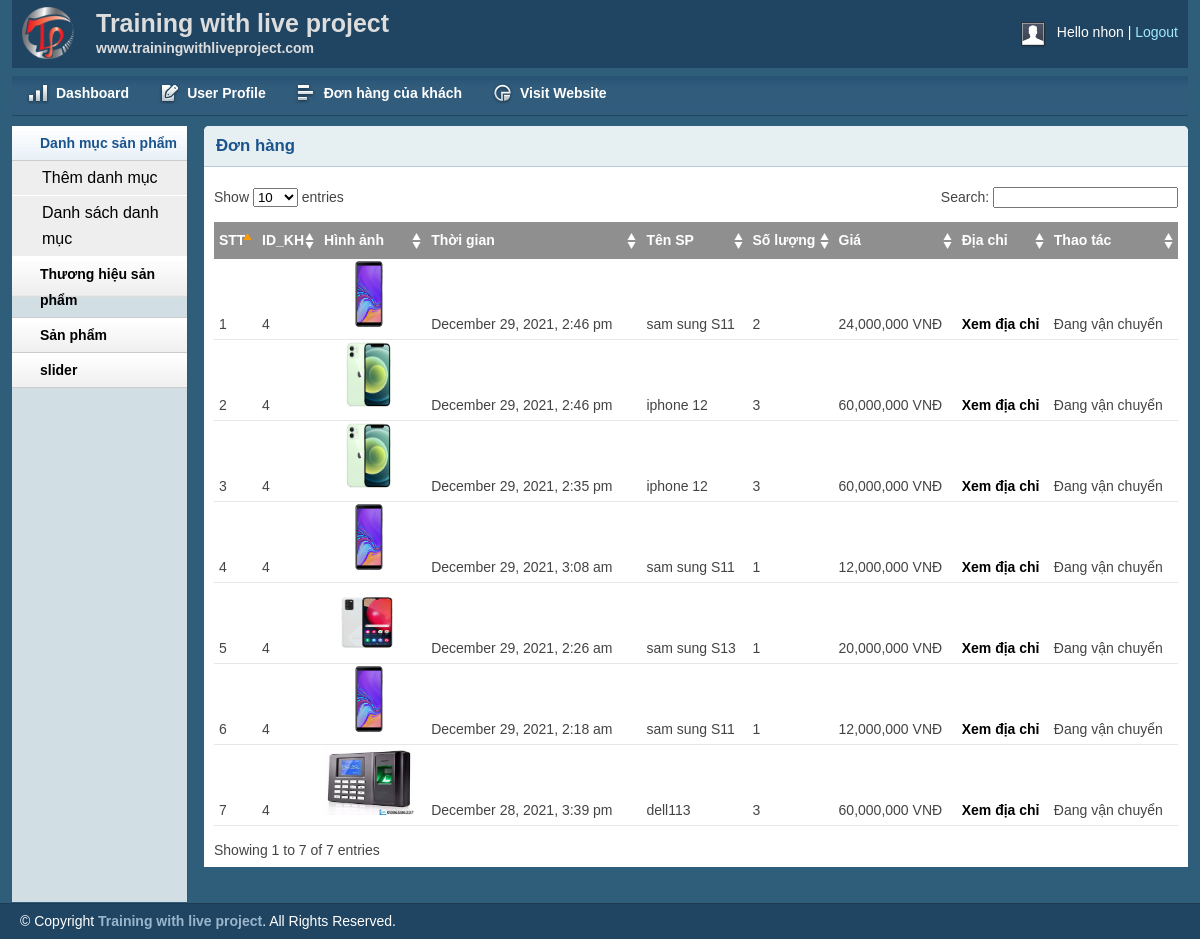
Page /admin/inbox.php (signed in) on the committed database.
### tables this page shows
CREATE TABLE IF NOT EXISTS `tbl_order` (
  `id` int(11) NOT NULL AUTO_INCREMENT,
  `productid` int(11) NOT NULL,
  `productName` varchar(255) NOT NULL,
  `customer_id` int(11) NOT NULL,
  `quantity` int(11) NOT NULL,
  `price` varchar(255) NOT NULL,
  `hinhanh` varchar(1000) NOT NULL,
  `status` int(11) NOT NULL DEFAULT '0',
  `date_order` timestamp NOT NULL DEFAULT CURRENT_TIMESTAMP,
  PRIMARY KEY (`id`)
);

### lib/database.php (called while the page is built, shortened)
<?php
Class Database  {
   public $host   = DB_HOST;
   public $user   = DB_USER;
   public $pass   = DB_PASS;
   public $dbname = DB_NAME;
   public $link;
private function connectDB(){
   $this->link = new mysqli($this->host, $this->user, $this->pass,
    $this->dbname);
 }
public function select($query){
  $result = $this->link->query($query) or
   die($this->link->error.__LINE__);
  if($result->num_rows > 0){
    return $result;
  } else {
    return false;
  }
 }
}

### classes/category.php (called while the page is built, shortened)
<?php
$filepath = realpath(dirname(__FILE__));
include_once($filepath . '/../lib/database.php');
include_once($filepath . '/../helpers/format.php');
?>
<?php
class category
{
    private $db;
    public function __construct()
    {
        $this->db = new Database();
    }
    public function get_inbox_cart()
    {
        $query = "SELECT * FROM tbl_order ORDER BY date_order DESC ";
        $get_inbox_cart = $this->db->select($query);
        return $get_inbox_cart;
    }
}
?>

### helpers/format.php (called while the page is built, shortened)
<?php
class Format{
 public function formatDate($date){
    return date('F j, Y, g:i a', strtotime($date));
 }
}
?>

### admin/inbox.php (the view, shortened to what this page needs)
<?php include 'inc/header.php';?>
<?php include 'inc/sidebar.php';?>
<?php
	$filepath = realpath(dirname(__FILE__));
	include_once ($filepath.'/../classes/category.php');
	include_once ($filepath.'/../helpers/format.php');
?>
        <div class="grid_10">
            <div class="box round first grid">
                <h2>Đơn hàng</h2>
                <div class="block">
                    <table class="data display datatable" id="example">
					<thead>
						<tr>
							<th>STT</th>
							<th>ID_KH</th>
							<th>Hình ảnh</th>
							<th>Thời gian</th>
							<th>Tên SP</th>
							<th>Số lượng</th>
							<th>Giá</th>
							<th>Địa chỉ</th>
							<th>Thao tác</th>
						</tr>
					</thead>
					<tbody>
						<?php $cat= new category();
						$fm = new Format();
						$get_inbox_cart = $cat->get_inbox_cart();
						if($get_inbox_cart){
							$i=0;
							while($result = $get_inbox_cart->fetch_assoc()){
								$i++;
						?>
						<tr class="odd gradeX">
							<td><?php echo $i ?></td>
							<td><?php echo $result['customer_id'] ?></td>
							<td class="center"><img src="uploads/<?php echo $result['hinhanh'];?>" alt="..." width="90px" height="70px" > </td>
							<td><?php echo $fm->formatDate($result['date_order']) ?></td>
							<td><?php echo $result['productName'] ?></td>
							<td><?php echo $result['quantity'] ?></td>
							<td><?php echo number_format($result['price'])." "."VNĐ" ?></td>
							<td><a href="customer.php?customerid=<?php echo $result['customer_id'] ?>">Xem địa chỉ</a></td>
							<td>
								<?php
									if($result['status']==0){
								?>
								<a href="?shiftid=<?php echo $result['id'] ?>&price=<?php echo $result['price'] ?>&time=<?php echo $result['date_order'] ?>">Đang xử lý</a>
								<?php }elseif($result['status']==1){ ?>
									<?php echo 'Đang vận chuyển'; ?>
								<?php }elseif($result['status']==2){ ?>
									<a href="?delid=<?php echo $result['id'] ?>&price=<?php echo $result['price'] ?>&time=<?php echo $result['date_order'] ?>">Xóa</a>
								<?php } ?>
							</td>
						</tr>
						<?php }
						} ?>
					</tbody>
				</table>
               </div>
            </div>
        </div>
<?php include 'inc/footer.php';?>

### admin/css/layout.css (style rules this page uses)
body { background: #fff none repeat scroll 0 0; color: #444; font-size: 14px; padding: 0; }
a { color: #000; font-weight:bold; text-decoration: none; }
h1, h2, h3, h4, h5, h6 { line-height:1.2em; margin-bottom:.3em; }
h2 { margin-top:1em; }
.box { background:#fff; margin-bottom:20px; padding:10px 10px 10px 10px; margin-left:-8px; }
.box.grid { padding-bottom:40px; }
.box.round { -moz-border-radius: 5px 5px 0px 0px; -webkit-border-radius: 5px 5px 0px 0px; border-radius: 5px 5px 0px 0px; }
.box h2 { font-size:1.2em; font-weight:bold; color:#1B548D; background:#E6F0F3; margin:-10px -10px 0 -10px; padding:10px 12px; border-bottom:1px solid #B3CBD6; -moz-border-radius: 5px 5px 0px 0px; -webkit-border-radius: 5px 5px 0px 0px; border-radius: 5px 5px 0px 0px; }
.box.first { min-height: 406px; }
.block { padding-top:20px; }
.block { padding-bottom:1px; }
table.display { margin: 0 auto; clear: both; width: 100%; }
.sorting_asc { background: #8f8f8f url(../img/table/sort_asc.png) no-repeat center right; padding:8px 5px; text-align:left; color:#fff; }
.sorting { background:#8f8f8f url(../img/table/sort_both.png) no-repeat center right; padding:8px 5px; text-align:left; color:#fff; }
tr.odd { height: 30px; line-height: 30px; border-bottom:1px solid #e6e6e6; }
tr.even { height: 30px; line-height: 30px; border-bottom:1px solid #e6e6e6; }
tr.odd td, tr.even td { padding-left:5px; }

### rows in the picture
tbl_order: customer "4", hinhanh (picture), date_order "December 29, 2021, 2:46 pm", productName "sam sung S11", quantity "2", price "24,000,000", status "Đang vận chuyển"
tbl_order: customer "4", hinhanh (picture), date_order "December 29, 2021, 2:46 pm", productName "iphone 12", quantity "3", price "60,000,000", status "Đang vận chuyển"
tbl_order: customer "4", hinhanh (picture), date_order "December 29, 2021, 2:35 pm", productName "iphone 12", quantity "3", price "60,000,000", status "Đang vận chuyển"
tbl_order: customer "4", hinhanh (picture), date_order "December 29, 2021, 3:08 am", productName "sam sung S11", quantity "1", price "12,000,000", status "Đang vận chuyển"
tbl_order: customer "4", hinhanh (picture), date_order "December 29, 2021, 2:26 am", productName "sam sung S13", quantity "1", price "20,000,000", status "Đang vận chuyển"
tbl_order: customer "4", hinhanh (picture), date_order "December 29, 2021, 2:18 am", productName "sam sung S11", quantity "1", price "12,000,000", status "Đang vận chuyển"
tbl_order: customer "4", hinhanh (picture), date_order "December 28, 2021, 3:39 pm", productName "dell113", quantity "3", price "60,000,000", status "Đang vận chuyển"

### other values in the picture
Session::get('adminName') "nhon"
